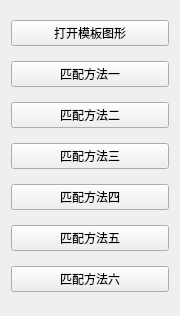
      <widget class="QWidget" name="page_6">
       <property name="geometry">
        <rect>
         <x>0</x>
         <y>0</y>
         <width>180</width>
         <height>316</height>
        </rect>
       </property>
       <attribute name="label">
        <string>模板匹配</string>
       </attribute>
       <layout class="QVBoxLayout" name="verticalLayout_9">
        <item>
         <widget class="QPushButton" name="pushButton_8">
          <property name="text">
           <string>打开模板图形</string>
          </property>
         </widget>
        </item>
        <item>
         <widget class="QPushButton" name="pushButton_9">
          <property name="text">
           <string>匹配方法一</string>
          </property>
         </widget>
        </item>
        <item>
         <widget class="QPushButton" name="pushButton_10">
          <property name="text">
           <string>匹配方法二</string>
          </property>
         </widget>
        </item>
        <item>
         <widget class="QPushButton" name="pushButton_11">
          <property name="text">
           <string>匹配方法三</string>
          </property>
         </widget>
        </item>
        <item>
         <widget class="QPushButton" name="pushButton_12">
          <property name="text">
           <string>匹配方法四</string>
          </property>
         </widget>
        </item>
        <item>
         <widget class="QPushButton" name="pushButton_13">
          <property name="text">
           <string>匹配方法五</string>
          </property>
         </widget>
        </item>
        <item>
         <widget class="QPushButton" name="pushButton_14">
          <property name="text">
           <string>匹配方法六</string>
          </property>
         </widget>
        </item>
       </layout>
      </widget>
